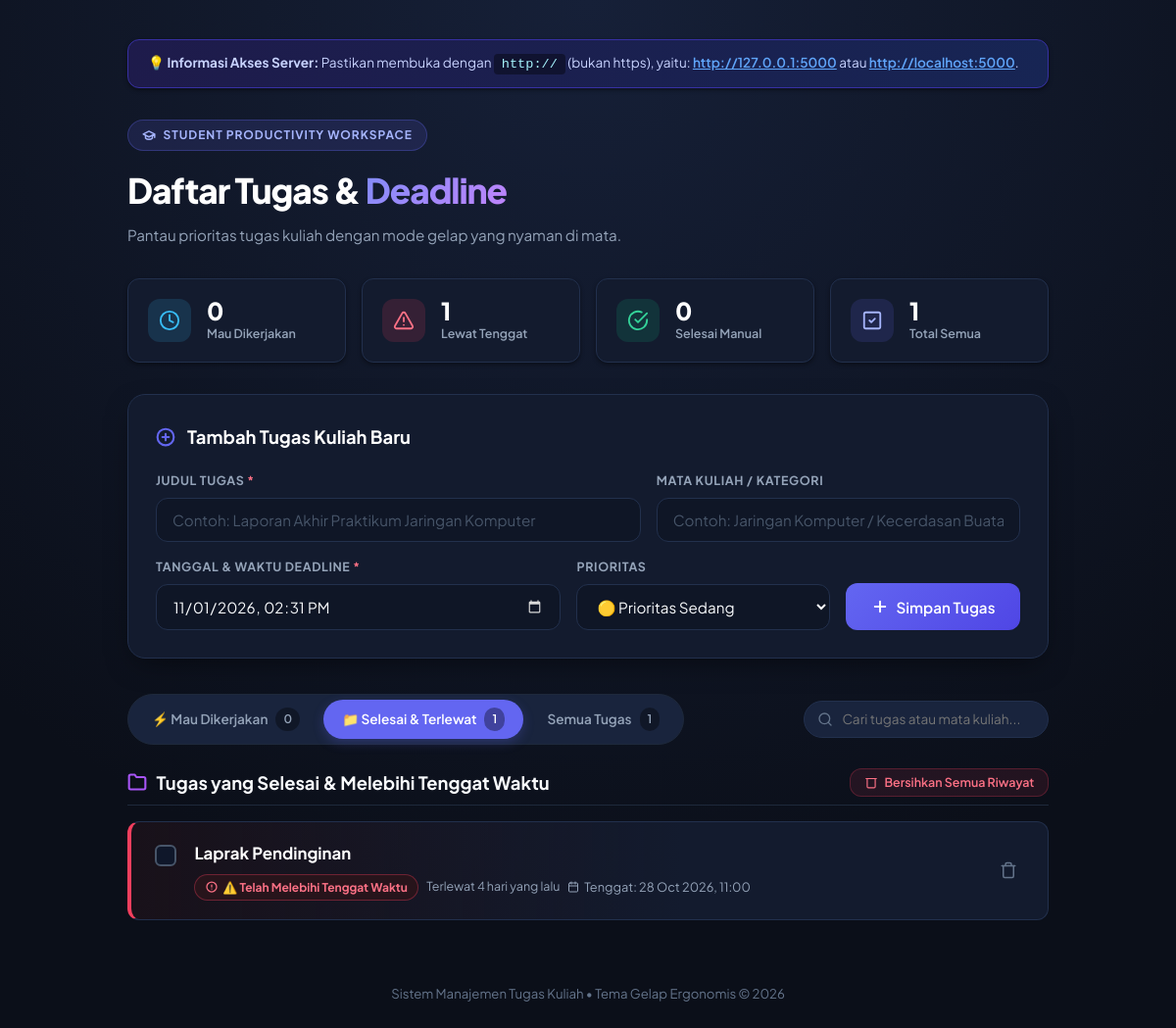
Before: /?tab=history&q= with the older database file.
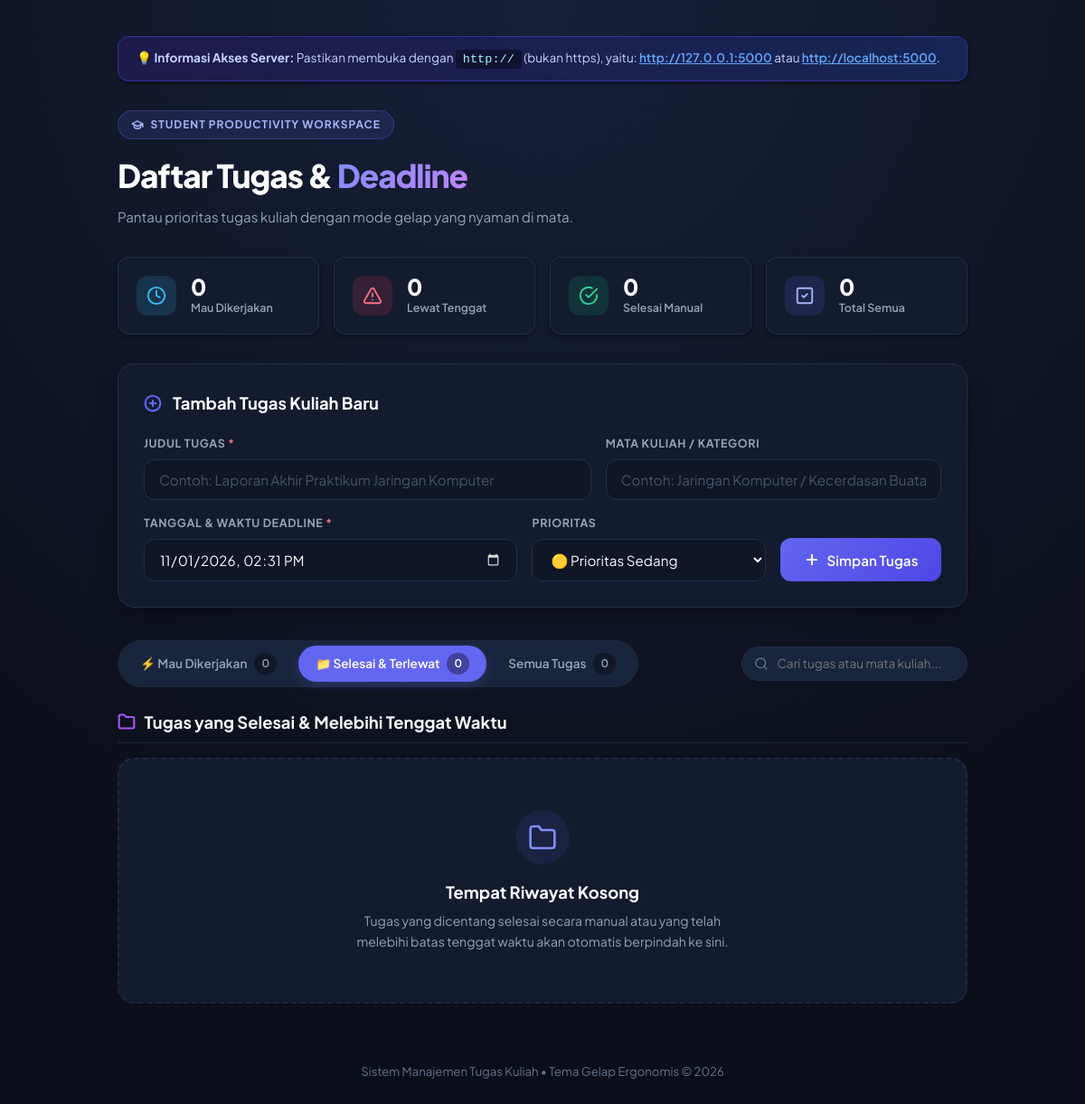
After: the same page with the newer database file.
### tables this page shows
CREATE TABLE tasks (
                id INTEGER PRIMARY KEY AUTOINCREMENT,
                title TEXT NOT NULL,
                course TEXT,
                deadline TEXT NOT NULL,
                priority TEXT DEFAULT 'Sedang',
                completed INTEGER DEFAULT 0,
                created_at TIMESTAMP DEFAULT CURRENT_TIMESTAMP
            );

### app.py (the view)
@app.route('/')
def index():
    filter_tab = request.args.get('tab', 'active')  # 'active', 'history', 'all'
    search_query = request.args.get('q', '').strip()
    now = datetime.now()
    conn = get_db_connection()
    query = 'SELECT * FROM tasks'
    params = []
    if search_query:
        query += ' WHERE title LIKE ? OR course LIKE ?'
        params.extend([f'%{search_query}%', f'%{search_query}%'])
    query += ' ORDER BY deadline ASC'
    rows = conn.execute(query, params).fetchall()
    conn.close()
    all_tasks = [process_task(row, now) for row in rows]
    active_tasks = [t for t in all_tasks if t['category'] == 'active']
    overdue_tasks = [t for t in all_tasks if t['category'] == 'overdue']
    completed_tasks = [t for t in all_tasks if t['category'] == 'completed']
    history_tasks = [t for t in all_tasks if t['category'] in ('completed', 'overdue')]
    history_tasks.sort(key=lambda x: (x['category'] != 'overdue', x['deadline']), reverse=True)
    counts = {
        'total': len(all_tasks),
        'active': len(active_tasks),
        'overdue': len(overdue_tasks),
        'completed': len(completed_tasks),
        'history': len(history_tasks)
    }
    return render_template(
        'index.html',
        active_tasks=active_tasks,
        history_tasks=history_tasks,
        all_tasks=all_tasks,
        counts=counts,
        current_tab=filter_tab,
        search_query=search_query,
        current_time=now.strftime("%Y-%m-%dT%H:%M")
    )

### app.py (called while the page is built)
def get_db_connection():
    conn = sqlite3.connect(DB_PATH)
    conn.row_factory = sqlite3.Row
    return conn

### templates/index.html (shortened to what the changed rows need)
<!DOCTYPE html>
<html lang="id">
<head>
  <link rel="stylesheet" href="{{ url_for('static', filename='css/style.css') }}">
</head>
<body>
  <div class="container">
    <header class="header-wrapper">
      <h1 class="brand-title">Daftar Tugas & <span>Deadline</span></h1>
    </header>
    <section class="stats-grid" aria-label="Statistik Tugas">
      <div class="stat-card">
        <div class="stat-info">
          <span class="stat-num">{{ counts.overdue }}</span>
          <span class="stat-label">Lewat Tenggat</span>
        </div>
      </div>
      <div class="stat-card">
        <div class="stat-info">
          <span class="stat-num">{{ counts.total }}</span>
          <span class="stat-label">Total Semua</span>
        </div>
      </div>
    </section>
    <section class="form-card">
      <div class="form-header">
        <h2>Tambah Tugas Kuliah Baru</h2>
      </div>
    </section>
    <div class="toolbar">
      <nav class="tab-nav" aria-label="Filter kategori tugas">
        <a href="{{ url_for('index', tab='history', q=search_query) }}" class="tab-link {{ 'active' if current_tab == 'history' else '' }}">
          <span>📁 Selesai & Terlewat</span>
          <span class="tab-count">{{ counts.history }}</span>
        </a>
        <a href="{{ url_for('index', tab='all', q=search_query) }}" class="tab-link {{ 'active' if current_tab == 'all' else '' }}">
          <span>Semua Tugas</span>
          <span class="tab-count">{{ counts.total }}</span>
        </a>
      </nav>
    </div>
    <main>
      {% if current_tab == 'active' %}
      <section class="section-wrapper">
        <div class="section-header">
          <h2 class="section-title">
            <svg width="20" height="20" viewBox="0 0 24 24" fill="none" stroke="#38bdf8" stroke-width="2.5" stroke-linecap="round" stroke-linejoin="round">
              <polygon points="13 2 3 14 12 14 11 22 21 10 12 10 13 2"/>
            </svg>
            Daftar Tugas yang Mau Dikerjakan
          </h2>
          <span style="font-size: 0.85rem; color: var(--text-secondary);">
            {{ active_tasks|length }} tugas tersisa
          </span>
        </div>
        <div class="task-list">
          {% if active_tasks %}
            {% for task in active_tasks %}
            <article class="task-card is-active" id="task-{{ task.id }}">
              <div class="task-left">
                <form action="{{ url_for('toggle_task', task_id=task.id) }}" method="POST" class="action-form">
                  <button type="submit" class="check-btn" title="Centang jika sudah selesai (akan berpindah ke tempat selesai)">
                    <div class="custom-checkbox">
                      <svg width="14" height="14" viewBox="0 0 24 24" fill="none" stroke="currentColor" stroke-width="3" stroke-linecap="round" stroke-linejoin="round">
                        <polyline points="20 6 9 17 4 12"/>
                      </svg>
                    </div>
                  </button>
                </form>
                <div class="task-content">
                  <h3 class="task-title">{{ task.title }}</h3>
                  <div class="task-meta">
                    {% if task.course %}
                      <span class="badge badge-course">
                        <svg width="12" height="12" viewBox="0 0 24 24" fill="none" stroke="currentColor" stroke-width="2" stroke-linecap="round" stroke-linejoin="round">
                          <path d="M4 19.5A2.5 2.5 0 0 1 6.5 17H20"/>
                          <path d="M6.5 2H20v20H6.5A2.5 2.5 0 0 1 4 19.5v-15A2.5 2.5 0 0 1 6.5 2z"/>
                        </svg>
                        {{ task.course }}
                      </span>
                    {% endif %}
                    <span class="badge badge-priority {{ task.priority.lower() }}">
                      {{ task.priority }}
                    </span>
                    <span class="badge badge-status {{ task.status_badge }}">
                      <svg width="12" height="12" viewBox="0 0 24 24" fill="none" stroke="currentColor" stroke-width="2" stroke-linecap="round" stroke-linejoin="round">
                        <circle cx="12" cy="12" r="10"/>
                        <polyline points="12 6 12 12 16 14"/>
                      </svg>
                      {{ task.time_desc }}
                    </span>
                    <span class="meta-time">
                      <svg width="12" height="12" viewBox="0 0 24 24" fill="none" stroke="currentColor" stroke-width="2" stroke-linecap="round" stroke-linejoin="round">
                        <rect width="18" height="18" x="3" y="4" rx="2" ry="2"/>
                        <line x1="16" y1="2" x2="16" y2="6"/>
                        <line x1="8" y1="2" x2="8" y2="6"/>
                        <line x1="3" y1="10" x2="21" y2="10"/>
                      </svg>
                      Deadline: {{ task.formatted_deadline }}
                    </span>
                  </div>
                </div>
              </div>
              <div class="task-actions">
                <form action="{{ url_for('delete_task', task_id=task.id) }}" method="POST" class="action-form">
                  <button
                    type="submit"
                    class="btn-delete"
                    title="Hapus tugas"
                    onclick="return confirm('Hapus tugas ini?');"
                  >
                    <svg width="18" height="18" viewBox="0 0 24 24" fill="none" stroke="currentColor" stroke-width="2" stroke-linecap="round" stroke-linejoin="round">
                      <path d="M3 6h18"/>
                      <path d="M19 6v14c0 1-1 2-2 2H7c-1 0-2-1-2-2V6"/>
                      <path d="M8 6V4c0-1 1-2 2-2h4c1 0 2 1 2 2v2"/>
                    </svg>
                  </button>
                </form>
              </div>
            </article>
            {% endfor %}
          {% else %}
            <div class="empty-card">
              <div class="empty-icon">
                <svg width="32" height="32" viewBox="0 0 24 24" fill="none" stroke="currentColor" stroke-width="2" stroke-linecap="round" stroke-linejoin="round">
                  <path d="M22 11.08V12a10 10 0 1 1-5.93-9.14"/>
                  <polyline points="22 4 12 14.01 9 11.01"/>
                </svg>
              </div>
              <h3 class="empty-title">
                {% if search_query %}
                  Tidak ada tugas yang sesuai pencarian
                {% else %}
                  Bagus Sekali! Semua Tugas Sudah Beres 🎉
                {% endif %}
              </h3>
              <p class="empty-desc">
                {% if search_query %}
                  Coba kata kunci lain atau periksa tab "Selesai & Terlewat".
                {% else %}
                  Tidak ada tugas aktif yang mendekati deadline. Gunakan formulir di atas jika ada tugas baru.
                {% endif %}
              </p>
            </div>
          {% endif %}
        </div>
      </section>
      {% elif current_tab == 'history' %}
      <section class="section-wrapper">
        <div class="section-header">
          <h2 class="section-title">
            <svg width="20" height="20" viewBox="0 0 24 24" fill="none" stroke="#a855f7" stroke-width="2.5" stroke-linecap="round" stroke-linejoin="round">
              <path d="M22 19a2 2 0 0 1-2 2H4a2 2 0 0 1-2-2V5a2 2 0 0 1 2-2h5l2 3h9a2 2 0 0 1 2 2z"/>
            </svg>
            Tugas yang Selesai & Melebihi Tenggat Waktu
          </h2>
          {% if history_tasks %}
          <form action="{{ url_for('clear_history') }}" method="POST" style="margin: 0;">
            <button
              type="submit"
              class="btn-secondary-sm"
              onclick="return confirm('Apakah Anda yakin ingin membersihkan semua riwayat tugas ini?');"
            >
              <svg width="14" height="14" viewBox="0 0 24 24" fill="none" stroke="currentColor" stroke-width="2" stroke-linecap="round" stroke-linejoin="round">
                <path d="M3 6h18"/>
                <path d="M19 6v14c0 1-1 2-2 2H7c-1 0-2-1-2-2V6"/>
              </svg>
              Bersihkan Semua Riwayat
            </button>
          </form>
          {% endif %}
        </div>
        <div class="task-list">
          {% if history_tasks %}
            {% for task in history_tasks %}
            <article class="task-card {{ 'is-completed' if task.category == 'completed' else 'is-overdue' }}" id="task-{{ task.id }}">
              <div class="task-left">
                <form action="{{ url_for('toggle_task', task_id=task.id) }}" method="POST" class="action-form">
                  <button type="submit" class="check-btn" title="{{ 'Batal selesaikan (kembalikan)' if task.category == 'completed' else 'Tandai sudah selesai dikerjakan' }}">
                    <div class="custom-checkbox">
                    </div>
                  </button>
                </form>
                <div class="task-content">
                  <h3 class="task-title">{{ task.title }}</h3>
                  <div class="task-meta">
                    <span class="badge badge-status {{ task.status_badge }}">
                      {% if task.category == 'overdue' %}
                        <svg width="12" height="12" viewBox="0 0 24 24" fill="none" stroke="currentColor" stroke-width="2.5" stroke-linecap="round" stroke-linejoin="round">
                          <circle cx="12" cy="12" r="10"/>
                          <line x1="12" y1="8" x2="12" y2="12"/>
                          <line x1="12" y1="16" x2="12.01" y2="16"/>
                        </svg>
                        ⚠️ {{ task.status_label }}
                      {% else %}
                        <svg width="12" height="12" viewBox="0 0 24 24" fill="none" stroke="currentColor" stroke-width="2.5" stroke-linecap="round" stroke-linejoin="round">
                          <polyline points="20 6 9 17 4 12"/>
                        </svg>
                        {{ task.status_label }}
                      {% endif %}
                    </span>
                    <span class="meta-desc">{{ task.time_desc }}</span>
                    <span class="meta-time">
                      <svg width="12" height="12" viewBox="0 0 24 24" fill="none" stroke="currentColor" stroke-width="2" stroke-linecap="round" stroke-linejoin="round">
                        <rect width="18" height="18" x="3" y="4" rx="2" ry="2"/>
                        <line x1="16" y1="2" x2="16" y2="6"/>
                        <line x1="8" y1="2" x2="8" y2="6"/>
                        <line x1="3" y1="10" x2="21" y2="10"/>
                      </svg>
                      Tenggat: {{ task.formatted_deadline }}
                    </span>
                  </div>
                </div>
              </div>
              <div class="task-actions">
                <form action="{{ url_for('delete_task', task_id=task.id) }}" method="POST" class="action-form">
                  <button
                    type="submit"
                    class="btn-delete"
                    title="Hapus permanen dari daftar"
                    onclick="return confirm('Hapus tugas ini secara permanen?');"
                  >
                    <svg width="18" height="18" viewBox="0 0 24 24" fill="none" stroke="currentColor" stroke-width="2" stroke-linecap="round" stroke-linejoin="round">
                      <path d="M3 6h18"/>
                      <path d="M19 6v14c0 1-1 2-2 2H7c-1 0-2-1-2-2V6"/>
                      <path d="M8 6V4c0-1 1-2 2-2h4c1 0 2 1 2 2v2"/>
                    </svg>
                  </button>
                </form>
              </div>
            </article>
            {% endfor %}
          {% else %}
            <div class="empty-card">
              <div class="empty-icon">
                <svg width="32" height="32" viewBox="0 0 24 24" fill="none" stroke="currentColor" stroke-width="2" stroke-linecap="round" stroke-linejoin="round">
                  <path d="M22 19a2 2 0 0 1-2 2H4a2 2 0 0 1-2-2V5a2 2 0 0 1 2-2h5l2 3h9a2 2 0 0 1 2 2z"/>
                </svg>
              </div>
              <h3 class="empty-title">Tempat Riwayat Kosong</h3>
              <p class="empty-desc">
                Tugas yang dicentang selesai secara manual atau yang telah melebihi batas tenggat waktu akan otomatis berpindah ke sini.
              </p>
            </div>
          {% endif %}
        </div>
      </section>
      {% endif %}
    </main>
  </div>
</body>
</html>

Changed rows visible on the page:
removed tasks: title "Laprak Pendinginan", status_label "Telah Melebihi Tenggat Waktu", time_desc "Terlewat 4 hari yang lalu", formatted_deadline "28 Oct 2026, 11:00"
Other visible differences:
{{ counts.overdue }}: "1" → "0"
{{ counts.total }}: "1" → "0"
{{ counts.history }}: "1" → "0"
text no longer shown: "Bersihkan Semua Riwayat"
text now shown: "Tempat Riwayat Kosong Tugas yang dicentang selesai secara manual atau yang telah melebihi batas tenggat waktu akan otomatis berpindah ke sini."
